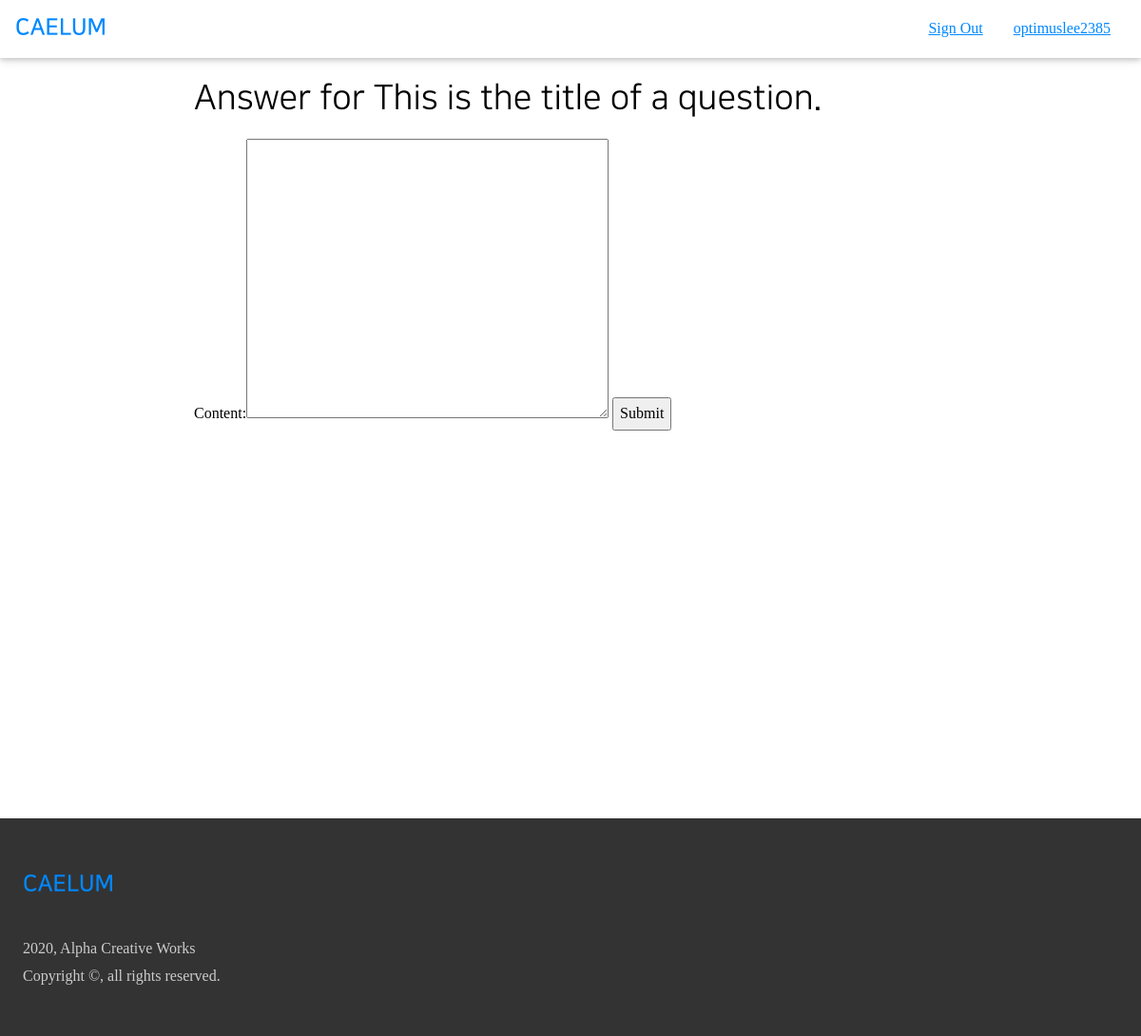
Screenshot of /answer/2/ (signed in) with the database file from the repository.
### accounts/models.py (models this page shows, shortened)
class User(AbstractBaseUser):
    email = models.EmailField(
        max_length=255,
        unique=True,
    )
    portal_id = models.CharField(
        max_length=10,
        unique=True,
        null=True,
    )
    name = models.CharField(
        max_length=30,
        null=True,
    )
    dept_major = models.CharField(
        max_length=50,
        null=True,
    )
    username = models.SlugField(
        max_length=30,
        null=True,
        unique=True,
    )
    reputation = models.IntegerField(
        blank=False,
        null=False,
        default=0,
    )
    is_email_verified = models.BooleanField(default=False)
    is_active = models.BooleanField(default=True)
    is_admin = models.BooleanField(default=False)
    objects = UserManager()
    USERNAME_FIELD = 'email'
    REQUIRED_FIELD = [
    ]

### air/models.py (models this page shows, shortened)
class Article(models.Model):
    author = models.ForeignKey(
        User,
        on_delete=models.CASCADE,
    )
    content = MarkdownxField()
    tags = TaggableManager(
        blank=True,
    )
    date_created = models.DateTimeField(
        auto_now_add=True,
    )
    hit_count = models.IntegerField(
        default=0,
    )
    is_answer = models.BooleanField(
        default=False,
    )
    parent = models.ForeignKey(
        'self',
        blank=True,
        null=True,
        on_delete=models.CASCADE,
        related_name='answers',
    )
    accepted = models.BooleanField(
        default=False,
    )
    def get_title(self):
        return self.content.split('\n')[0].replace('#', '').strip()
    class Meta:
        ordering = ['-date_created']

### air/views.py (the view)
# urls.py: path('answer/<int:pk>/', views.answer, name='answer'),
@login_required
def answer(request, pk):
    user = request.user
    question = Article.objects.get(pk=pk)
    if request.method == 'POST':
        form = ArticleCreationForm(
            request.POST,
            author=user,
            is_answer=True,
            parent=question,
        )
        if form.is_valid():
            article = form.save()
            return redirect('air:article', pk=article.pk)
    elif request.method == 'GET':
        form = ArticleCreationForm()
        context = {
            'user': user,
            'form': form,
            'question': question,  # nec?
        }
        return render(request, 'air/answer.html', context)

### air/forms.py (shortened to what this page needs)
class ArticleCreationForm(forms.ModelForm):
    def __init__(self, data=None, files=None, auto_id='id_%s', prefix=None, initial=None, error_class=ErrorList, label_suffix=None, empty_permitted=False, instance=None, use_required_attribute=None, renderer=None, author=None, is_answer=None, parent=None):
        super().__init__(data=data, files=files, auto_id=auto_id, prefix=prefix, initial=initial, error_class=error_class, label_suffix=label_suffix, empty_permitted=empty_permitted, instance=instance, use_required_attribute=use_required_attribute, renderer=renderer)
        self.author = author
        self.is_answer = is_answer
        self.parent = parent
    class Meta:
        model = Article
        fields = ('content', 'tags',)

### air/templates/air/answer.html (shortened to what this page needs)
{% extends 'air/account_widget.html' %}
{% load markdown_extras %}
{% block content %}
<div class=" acw3-container acw3-max-width-840 acw3-min-height-100">
    <div>
        <h1>Answer for {{ question.get_title }}</h1>
    </div>
    <form method="POST">
        {{ form }}
        <input type="submit" value="Submit" />
    </form>
</div>
{% endblock %}

### air/templates/air/account_widget.html (shortened to what this page needs)
{% extends 'common/base.html' %}
{% block account %}
<a href="{% url 'accounts:sign_out' %}" class=" acw3-bar-item">
    Sign Out
</a>
<a href="{% url 'accounts:account_manage' %}" class=" acw3-bar-item">
    {{ user.username }}
</a>
{% endblock %}

### static/common/acw3_pro.css (style rules this page uses)
html { box-sizing: border-box }
*, *:before, *:after { box-sizing: inherit }
html { -ms-text-size-adjust: 100%; -webkit-text-size-adjust: 100% }
body { margin: 0 }
a { background-color: transparent }
button, input, select, textarea, optgroup { font: inherit; margin: 0 }
button, input { overflow: visible }
button, [type=button], [type=reset], [type=submit] { -webkit-appearance: button }
textarea { overflow: auto }
html, body { font-family: Verdana, sans-serif; font-size: 16px; line-height: 1.5 }
html { overflow-x: hidden }
h1 { font-size: 36px }
h1, h2, h3, h4, h5, h6 { font-family: "Segoe UI", Arial, sans-serif; font-weight: 400; margin: 10px 0 }
a { color: inherit }
.acw3-bar .acw3-bar-item { padding: 8px 16px; float: left; width: auto; border: none; display: block; outline: 0 }
.acw3-container:after, .acw3-container:before, .acw3-panel:after, .acw3-panel:before, .acw3-row:after, .acw3-row:before, .acw3-row-padding:after, .acw3-row-padding:before, .acw3-cell-row:before, .acw3-cell-row:after, .acw3-clear:after, .acw3-clear:before, .acw3-bar:before, .acw3-bar:after { content: ""; display: table; clear: both }
.acw3-container, .acw3-panel { padding: 0.01em 24px }

### static/common/axw3.css (style rules this page uses)
body, html { height: 100%; line-height: 1.8; padding: 0; margin: 0; font-family: "NBG"; }
h1, h2, h3, h4, h5, h6 { font-family: "NS"; color: #000000; }
a { cursor: pointer; }
.acw3-max-width-840 { max-width: 840px; margin: auto; }
.acw3-min-height-100 { min-height: 100vh; }

### rows the page displays
User: username "optimuslee2385"
Article: get_title "This is the title of a question."
